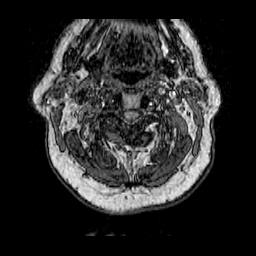
#> input picture pictures/axl/000.png, 256 x 256 px, given in place of test.jpg, which was not available
$ python autoCanny.py
#> lines starting #> are read from the running program, lines starting #| are printed output that depends on the picture; after the words box and inside, x2 and y2 are one past the last pixel; in counts of white or black regions, pixels touching at a corner belong together; pictures that were not available may be replaced by others from this repository, and a replacement may not be noted
# -*- coding: utf-8 -*-
import numpy as np
import argparse
import glob
import cv2
import os

# 自适应阈值的Canny函数
def auto_canny(image, sigma=0.33):
	# 计算单通道像素强度的中位数
	v = np.median(image)

	lower = int(max(0, (1.0 - sigma) * v))
	upper = int(min(255, (1.0 + sigma) * v))
	edged = cv2.Canny(image, lower, upper)
	return edged

# Gamma变换增强边缘对比
def adjust_gamma(image, gamma):
    invGamma = 1.0/gamma
    table = []
    for i in range(256):
        table.append(((i / 255.0) ** invGamma) * 255)
    table = np.array(table).astype("uint8")
    return cv2.LUT(image, table)


img=cv2.imread('C:\\Users\\25921\\Desktop\\test.jpg')
#> img is the input picture: shape (256, 256, 3); min 0, max 255, mean 41.7
cv2.imshow('Origin',img)

img= adjust_gamma(img,2)
#> in adjust_gamma, `return cv2.LUT(image, table)`:
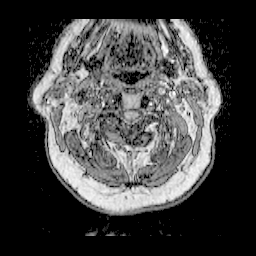
#> returned value: shape (256, 256, 3); min 0, max 255, mean 65.3
#高斯滤波与中值滤波
blurred = cv2.medianBlur(img,3,img)
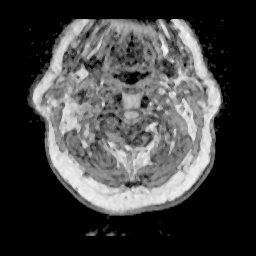
#> blurred: shape (256, 256, 3); min 0, max 251, mean 65.8
#blurred = cv2.GaussianBlur(img, (3, 3), 0)

low = cv2.Canny(blurred, 20, 80)
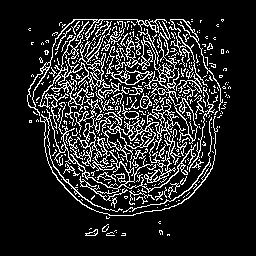
#> low: shape (256, 256); 15.1% white in thin lines or dots, all inside (x1, y1, x2, y2) = (27, 19, 231, 236)
high = cv2.Canny(blurred, 50, 100)
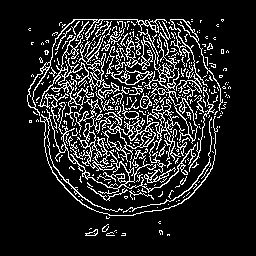
#> high: shape (256, 256); 14.4% white in thin lines or dots, all inside (x1, y1, x2, y2) = (27, 19, 231, 236)
auto = auto_canny(blurred)
#> in auto_canny, `v = np.median(image)`: v = 0
#> in auto_canny, `edged = cv2.Canny(image, lower, upper)`:
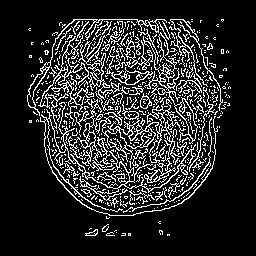
#> edged: shape (256, 256); 15.8% white in thin lines or dots, all inside (x1, y1, x2, y2) = (27, 19, 231, 236)

showall=np.hstack((low,high,auto))
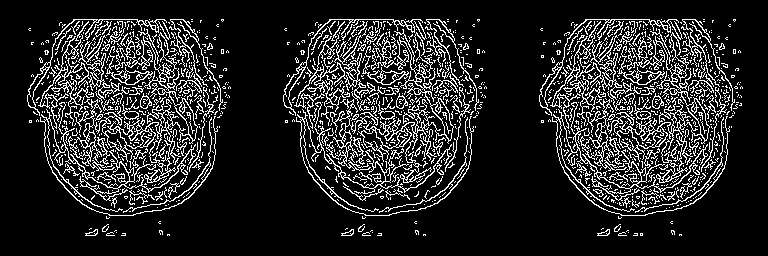
#> showall: shape (256, 768); 15.1% white in thin lines or dots, all inside (x1, y1, x2, y2) = (27, 19, 743, 236)
cv2.imshow('LOW / HIGH / AUTO',showall)

if cv2.waitKey(0) == 27:
#> (key Esc is pressed here)
    cv2.destroyAllWindows()
